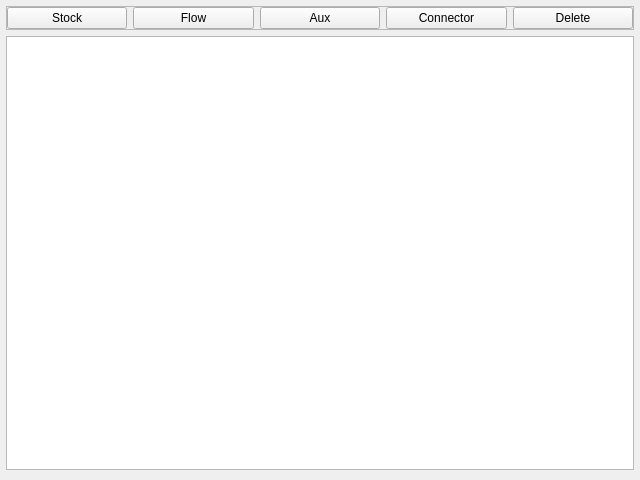
<?xml version="1.0" encoding="UTF-8"?>
<ui version="4.0">
 <class>widget_interactive_sfd</class>
 <widget class="QWidget" name="widget_interactive_sfd">
  <property name="geometry">
   <rect>
    <x>0</x>
    <y>0</y>
    <width>640</width>
    <height>480</height>
   </rect>
  </property>
  <property name="sizePolicy">
   <sizepolicy hsizetype="MinimumExpanding" vsizetype="MinimumExpanding">
    <horstretch>0</horstretch>
    <verstretch>0</verstretch>
   </sizepolicy>
  </property>
  <property name="windowTitle">
   <string>Form</string>
  </property>
  <layout class="QVBoxLayout" name="verticalLayout">
   <property name="leftMargin">
    <number>6</number>
   </property>
   <property name="topMargin">
    <number>6</number>
   </property>
   <property name="rightMargin">
    <number>6</number>
   </property>
   <property name="bottomMargin">
    <number>10</number>
   </property>
   <item>
    <widget class="QFrame" name="frame_modifier">
     <property name="frameShape">
      <enum>QFrame::StyledPanel</enum>
     </property>
     <property name="frameShadow">
      <enum>QFrame::Raised</enum>
     </property>
     <layout class="QHBoxLayout" name="horizontalLayout">
      <property name="spacing">
       <number>6</number>
      </property>
      <property name="leftMargin">
       <number>0</number>
      </property>
      <property name="topMargin">
       <number>0</number>
      </property>
      <property name="rightMargin">
       <number>0</number>
      </property>
      <property name="bottomMargin">
       <number>0</number>
      </property>
      <item>
       <widget class="QPushButton" name="pushButton_add_stock">
        <property name="text">
         <string>Stock</string>
        </property>
       </widget>
      </item>
      <item>
       <widget class="QPushButton" name="pushButton_add_flow">
        <property name="text">
         <string>Flow</string>
        </property>
       </widget>
      </item>
      <item>
       <widget class="QPushButton" name="pushButton_add_aux">
        <property name="text">
         <string>Aux</string>
        </property>
       </widget>
      </item>
      <item>
       <widget class="QPushButton" name="pushButton_add_connector">
        <property name="text">
         <string>Connector</string>
        </property>
       </widget>
      </item>
      <item>
       <widget class="QPushButton" name="pushButton_del_element">
        <property name="text">
         <string>Delete</string>
        </property>
       </widget>
      </item>
     </layout>
    </widget>
   </item>
   <item>
    <widget class="QGraphicsView" name="graphicsView_interactive_sfd">
     <property name="alignment">
      <set>Qt::AlignLeading|Qt::AlignLeft|Qt::AlignTop</set>
     </property>
     <property name="dragMode">
      <enum>QGraphicsView::NoDrag</enum>
     </property>
    </widget>
   </item>
  </layout>
 </widget>
 <resources/>
 <connections/>
</ui>
